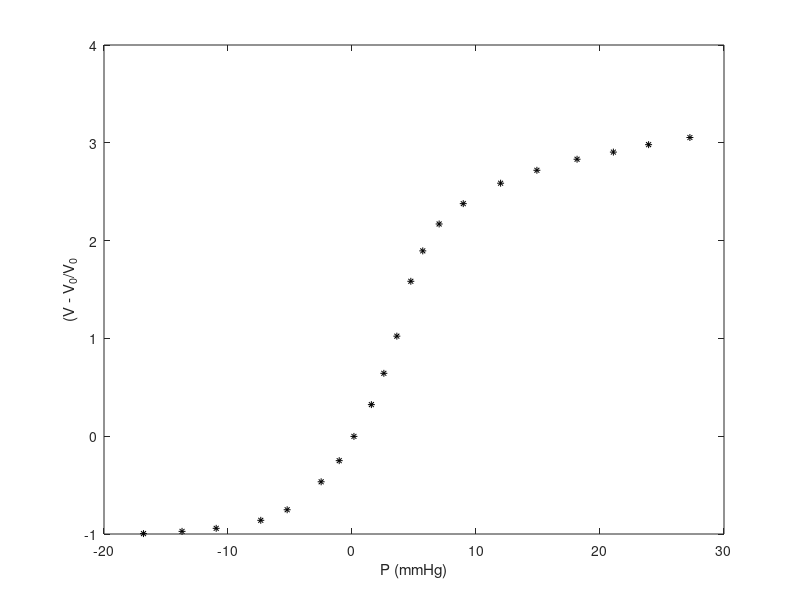
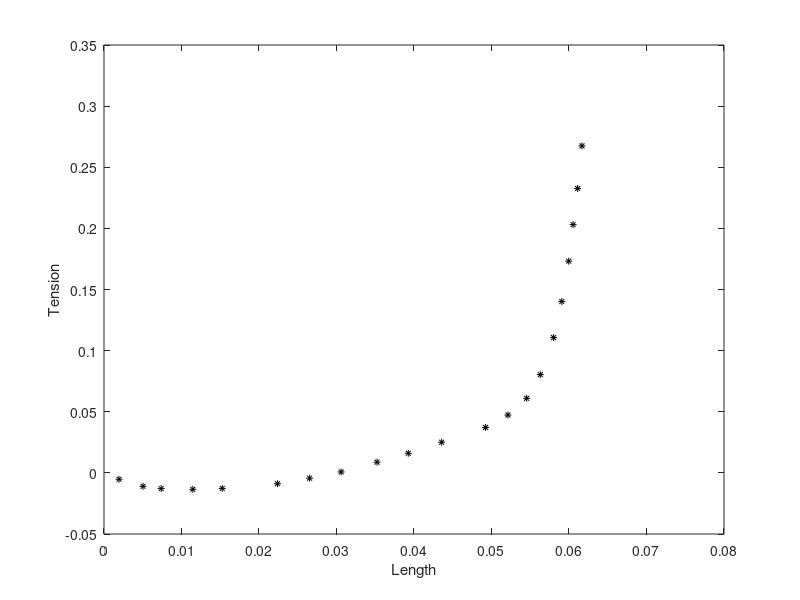
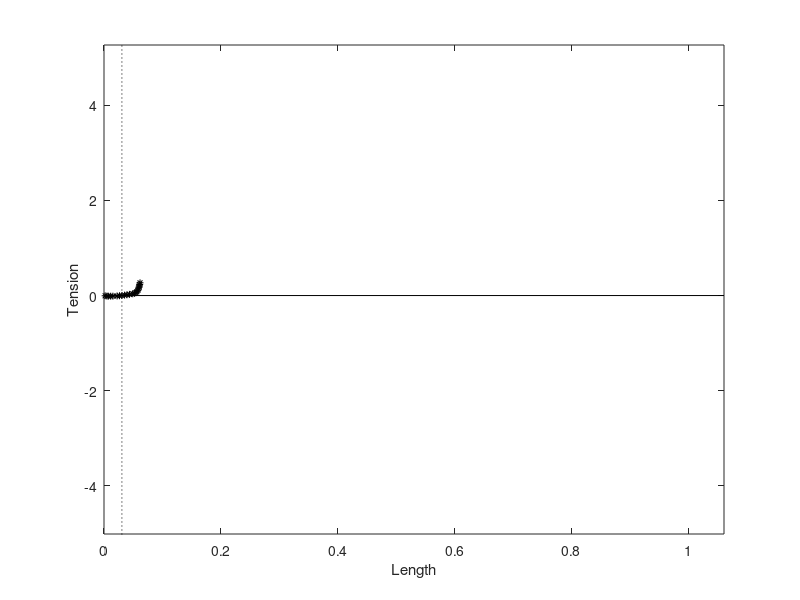
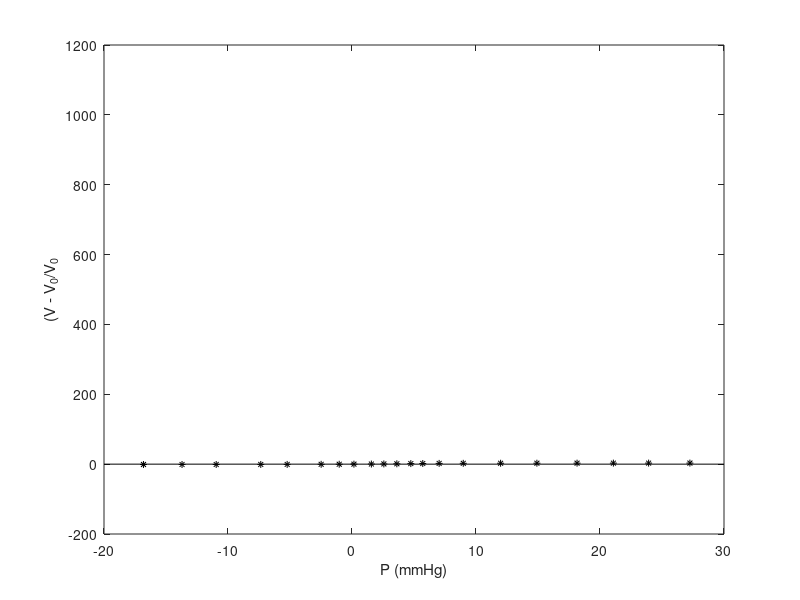

MATLAB code to generate these figures, in order:
% This script shows datafit of venous PV characteristics to data in Moreno1970
% https://doi.org/10.1161/01.RES.27.6.1069
% Script by Eric B. Randall ebrandall@umich.edu

% clear all

%% Constants 

l = 0.0206549;        %nominal length of vena_cava_C88 segment
phibar = 0.25;  %Baseline phi
alpha = 2.5;    %Assigned alpha value 
gamma = 0.5;

r_n = 0.00975; % nominal radius of vena_cava_C88
r_0 = gamma*r_n;

%Zero pressure values 
V0 = l*pi*r_0^2; 
L0 = 2*pi*r_0;  
D0 = 2*r_0; 

%Nominal pressure values 
Pn = 4*133; 
Vn = l*pi*r_n^2;
Ln = 2*pi*r_n;
Tn = Pn*r_n;

%Maximal pressure values 
PM = 30*133; 
VM = 4*V0;  % GUESS from the picture ?? Is there a reason why not to take the actual data lasst point?
LM = 2*pi*sqrt(VM/pi/l); 
TM = PM*LM/(2*pi); 

%Circumferential length vector 
L = 0.002:0.002:LM+1; 

%% Data

A = [-16.817 -0.996;    -13.707 -0.973;
    -10.953 -0.942;     -7.357 -0.86;
    -5.229 -0.752;      -2.488 -0.466;
    -1.032 -0.25;       0.156 -0.002;
    1.562 0.323;        2.569 0.643;
    3.617 1.023;        4.744 1.584;
    5.707 1.895;        7.027 2.17;
    8.972 2.378;        11.984 2.587;
    14.911 2.719;       18.149 2.832;
    21.079 2.905;       23.92 2.981;
    27.25 3.054];

Pdata       = A(:,1); 
Vscaleddata = A(:,2); %Vscaleddata = (V - V0)/V0

%Plot original data
figure(100)
clf
plot(Pdata,Vscaleddata,'k*','Markersize',5)
xlabel('P (mmHg)')
ylabel('(V - V_0/V_0') 

print -dpng VscaleddatavPdata.png

%Scale data back to V
Vdata = Vscaleddata*V0 + V0; 

%Plot V vs P
figure(101)
clf
plot(Pdata,Vdata,'k*','Markersize',5)
xlabel('P (mmHg)')
ylabel('(V (mL)') 

%Convert Vdata to Ldata 
Ldata = 2*pi*sqrt(Vdata/(l*pi)); 

%Plot V vs L
figure(102)
clf
plot(Ldata,Vdata,'k*','Markersize',5)

%Use Pdata and Ldata to compute Tdata (tension data)
Tdata = Pdata.*Ldata/(2*pi); 

%Plot T vs L
figure(103)
clf
plot(Ldata,Tdata,'k*','Markersize',5)
xlabel('Length')
ylabel('Tension')

print -dpng TdatavLdata.png

%% T_P

c = 11.5; %Dimensionless constant determined from cftool - 11.5

f = @(L) L.*(L - L0)./L0.^2;        %Quadratic term
g = @(L) exp(c.*(L - L0)./L0) - 1;  %Exponential term 

b = (TM - Tn/(1 + phibar*(alpha - 1))*f(LM)/f(Ln)) / ... 
    (g(LM) - g(Ln)*f(LM)/f(Ln));
a = (Tn/(1 + phibar*(alpha - 1)) - b*g(Ln))/f(Ln); 

T_P = @(L) a*f(L) + b*g(L); 

%Plot T_P vs L with data from fig(103)
figure(104)
clf 
plot(Ldata,Tdata,'k*','MarkerSize',5)
hold on 
plot([0 LM+1],zeros(2,1),'k')
plot(L0*ones(2,1),[-10 75],'k:')
plot(L,T_P(L),'r') 
ylim([min(Tdata)-5 max(Tdata)+5])
xlim([0 LM+1])
xlabel('Length')
ylabel('Tension')

print -dpng T_PvsL_fit.png

%Determine tension based on passive tension only 
T = @(L) T_P(L); 
V = @(L) pi.*(L./(2*pi)).^2*l; 
P = @(L) T(L).*(2*pi)./L; 

%Plot original data and passive tension only PV relationship
figure(105)
clf
plot(Pdata,Vscaleddata,'k*','Markersize',5)
hold on 
plot([-20 30],zeros(2,1),'k')
plot(zeros(2,1),[-1 3.5],'k')
plot(P(L),(V(L) - V0)/V0,'b')
xlim([-20 30])
xlabel('P (mmHg)')
ylabel('(V - V_0/V_0') 

print -dpng VvsP_withT_P.png

%Compute r^2 value
P1 = P(Ldata); 
Pdatabar = mean(Pdata);
SStot = sum((Pdata - Pdatabar).^2);
p = (P1 - Pdata).^2;
SSres = sum(p);
R2 = 1 - SSres/SStot

%% T_A

h = @(L) (L - L0)./L0;      %Linear term

d = Tn*(alpha - 1)/(h(Ln)*(1 + phibar*(alpha - 1))); 

T_A = @(L) d*h(L);

%Total tension at phibar 
T = @(L) T_P(L) + phibar*T_A(L); 

%Plot T vs L with data
figure(106)
clf 
plot([0 LM+1],zeros(2,1),'k')
hold on 
plot(L0*ones(2,1),[-10 75],'k:')
plot(L,T(L),'r') 
%ylim([min(Tdata)-5 max(Tdata)+5])
xlim([0 LM+1])
xlabel('Length')
ylabel('Tension')

print -dpng TvsL_final.png

%Calculate V and P 
V = @(L) pi.*(L./(2*pi)).^2*l; 
P = @(L) T(L).*(2*pi)./L; 

%Plot V vs P with data 
figure(107)
clf
%plot(Pdata,Vscaleddata,'k*','Markersize',5)
hold on 
plot([-20 30],zeros(2,1),'k')
plot(zeros(2,1),[-1 3.5],'k')
plot(P(L),(V(L) - V0)/V0,'b')
xlim([-20 30])
xlabel('P (mmHg)')
ylabel('(V - V_0/V_0') 

print -dpng VvsP_final.png